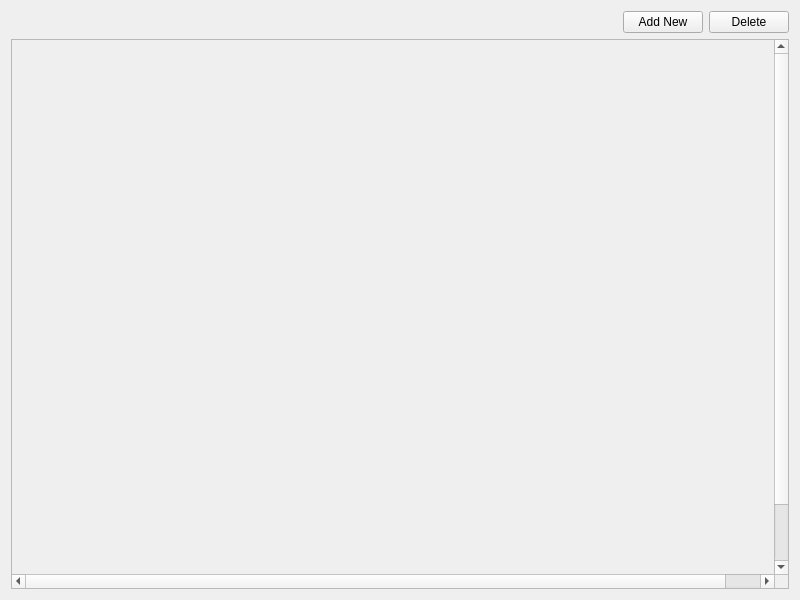
<?xml version="1.0" encoding="UTF-8"?>
<ui version="4.0">
 <class>IQVisualizeStack</class>
 <widget class="QWidget" name="IQVisualizeStack">
  <property name="geometry">
   <rect>
    <x>0</x>
    <y>0</y>
    <width>800</width>
    <height>600</height>
   </rect>
  </property>
  <property name="windowTitle">
   <string>Form</string>
  </property>
  <layout class="QGridLayout" name="gridLayout">
   <item row="1" column="0">
    <layout class="QHBoxLayout" name="horizontalLayout_2">
     <item>
      <spacer name="horizontalSpacer">
       <property name="orientation">
        <enum>Qt::Horizontal</enum>
       </property>
       <property name="sizeHint" stdset="0">
        <size>
         <width>40</width>
         <height>20</height>
        </size>
       </property>
      </spacer>
     </item>
     <item>
      <widget class="QPushButton" name="addVisualizerPushButton">
       <property name="text">
        <string>Add New</string>
       </property>
      </widget>
     </item>
     <item>
      <widget class="QPushButton" name="deleteVisualizerPushButton">
       <property name="text">
        <string>Delete</string>
       </property>
      </widget>
     </item>
    </layout>
   </item>
   <item row="2" column="0">
    <widget class="QScrollArea" name="analyzePlotScrollArea">
     <property name="widgetResizable">
      <bool>true</bool>
     </property>
     <widget class="QWidget" name="scrollAreaWidgetContents">
      <property name="geometry">
       <rect>
        <x>0</x>
        <y>0</y>
        <width>800</width>
        <height>600</height>
       </rect>
      </property>
      <property name="minimumSize">
       <size>
        <width>800</width>
        <height>600</height>
       </size>
      </property>
     </widget>
    </widget>
   </item>
  </layout>
 </widget>
 <resources/>
 <connections/>
</ui>
